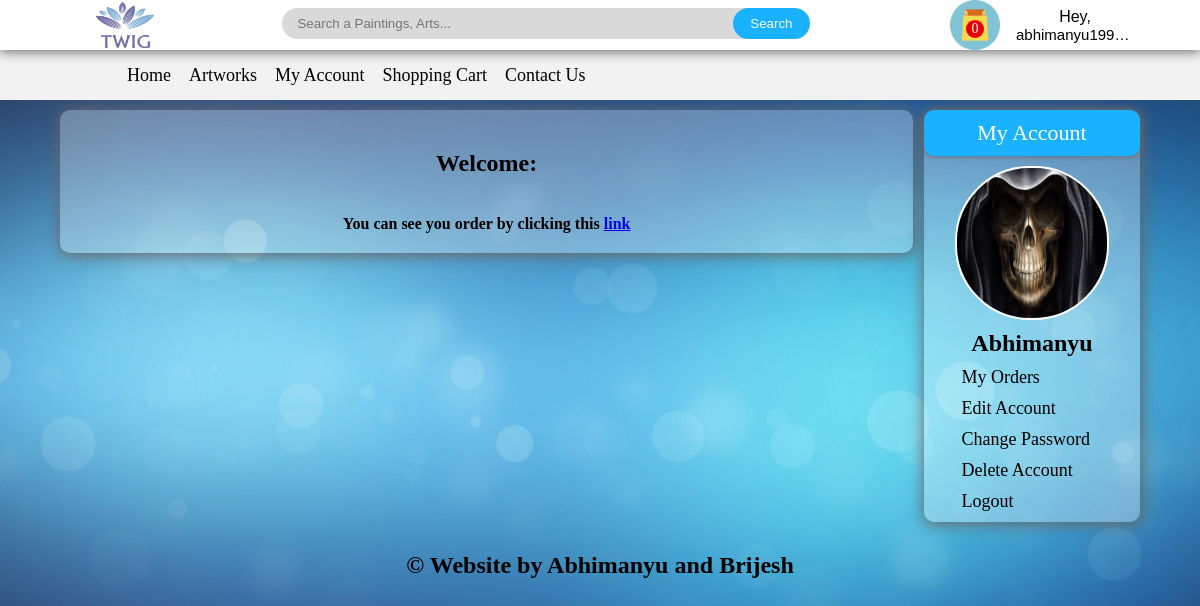
Screenshot of /ecommerce/customer/my_account.php (signed in) with the database file from the repository.
### tables this page shows
CREATE TABLE `customers` (
  `customer_id` int(10) NOT NULL,
  `customer_ip` varchar(255) NOT NULL,
  `customer_name` text NOT NULL,
  `customer_email` varchar(100) NOT NULL,
  `customer_pass` varchar(100) NOT NULL,
  `customer_country` text NOT NULL,
  `customer_city` text NOT NULL,
  `customer_contact` varchar(255) NOT NULL,
  `customer_image` text NOT NULL,
  `customer_address` text NOT NULL
);

### ecommerce/customer/my_account.php (the view, shortened to what this page needs)
<!DOCTYPE>
<?php
	include("../functions/functions.php");
?>
<html>
	<head>
		<link rel="stylesheet" href="styles/stylel.css" media="all" />
	</head>
	<body style="background-image: url('../images/bg.jpg');">
		<div class="top_wrapper">
			<div class="header_wrapper" align="center">
				<a href="../index.php" style="float:left;"> <img id="logo" src="../images/logo.png" /> </a>
				<div class="headerelements">
					<a href="../cart.php">
						<div id="cartbox" style="background-image:url('../images/cartimg.png');" >
							<div id="carttext">
							</div>
						</div>
					</a>
					<div id="signinbox" style="" >
						<div class="dropdown">
					<?php if(!isset($_SESSION['customer_email'])){
						echo "<button class='dropbtn'>Sign In</button>";
						}
						else{
							echo "<button class='dropbtn'>Hey, <span style=' overflow:hidden;text-overflow: ellipsis; font-size:15px;white-space:nowrap;display:block;'>".$_SESSION['customer_email']."</span></button>";
						}
					?>
						</div>
					</div>
				</div>
				<div id="form" align="center">
					<form method="get" action="results.php" enctype="multipart/form-data">
						<input type="text" name="user_query" placeholder="Search a Paintings, Arts..." onfocus="document.getElementsByClassName('main_wrapper')[0].style.opacity = '0.8';" onblur="document.getElementsByClassName('main_wrapper')[0].style.opacity = '1';" />
						<input type="submit" name="search" value="Search" />
					</form>
				</div>
			</div>
			<div class="menubar">
				<ul id="menu">
					<li><a href="../index.php">Home</a></li>
					<li><a href="../all_products.php">Artworks</a></li>
					<li><a href="my_account.php">My Account</a></li>
					<li><a href="../cart.php">Shopping Cart</a></li>
					<li><a href="../contact_us.php">Contact Us</a></li>
				</ul>
			</div>
		</div>
		<div class="main_wrapper">
			<div class="content_wrapper">
				<div id="content_area" >
				<?php
				$user = $_SESSION['customer_email'];
					$get_img = "select * from customers where customer_email='$user'";
					$run_img=mysqli_query($con,$get_img);
					$row_img = mysqli_fetch_array($run_img);
					$c_image = $row_img['customer_image'];
					$c_name = $row_img['customer_name'];
				?>
					<div id="products_box">
					<?php
					if(!isset($_GET['my_orders'])){
						if(!isset($_GET['edit_account'])){
							if(!isset($_GET['change_pass'])){
								if(!isset($_GET['delete_account'])){
									echo "<h2 style='padding:20px;'>Welcome: <?php echo $c_name; ?></h2><br><b>You can see you order by clicking this <a href='my_account.php?my_orders'>link</a></b>";
								}
							}
						}
					}
					?>
					</div>
				</div>
				<div id="sidebar">
					<div id="sidebar_title">My Account</div>
					<ul id="cats">
					<?php
					echo "<p style='text-align:center;'><img src='customer_images/$c_image' style='border:2px solid white;margin:10px auto;border-radius:75px;' width='150' height='150'></p>
					<h2 style='text-align:center;'>$c_name</h2>";
					?>
					<li><a href="my_account.php?my_orders">My Orders</a></li>
					<li><a href="my_account.php?edit_account">Edit Account</a></li>
					<li><a href="my_account.php?change_pass">Change Password</a></li>
					<li><a href="my_account.php?delete_account">Delete Account</a></li>
					<li><a href="../logout.php">Logout</a></li>
					</ul>
				</div>
			</div>
			<div id="footer" style="clear:both;margin-bottom:10px;">
			<h2 style="text-align:center;padding-top:10px;">&copy; Website by Abhimanyu and Brijesh	</h2>
			</div>
		</div>
	</body>
</html>

### ecommerce/customer/styles/stylel.css (style rules this page uses)
html, body, div, span, applet, object, iframe, h1, h2, h3, h4, h5, h6, p, blockquote, pre, a, abbr, acronym, address, big, cite, code, del, dfn, em, img, ins, kbd, q, s, samp, small, strike, strong, sub, sup, tt, var, b, u, i, center, dl, dt, dd, ol, ul, li, fieldset, form, label, legend, table, caption, tbody, tfoot, thead, tr, th, td, article, aside, canvas, details, embed, figure, figcaption, footer, header, hgroup, menu, nav, output, ruby, section, summary, time, mark, audio, video { margin: 0; padding: 0; border: 0; vertical-align: baseline; }
body { background: url(images/bg.jpg) no-repeat center center fixed; -webkit-background-size: cover; -moz-background-size: cover; -o-background-size: cover; background-size: cover; min-width:840px; background-attachment: fixed; }
.main_wrapper { width:90%; height:auto; margin:10px auto; }
.top_wrapper { width:100%; height:auto; margin:auto; }
.header_wrapper { width:100%; min-width:840px; height:50px; margin:auto; background:white; position:fixed; z-index:1000; box-shadow: 0px 3px 10px grey; }
#logo { margin:2px; margin-left:80px; width:90px; height:46px; }
.content_wrapper { margin:auto; }
#content_area { width:79%; float:left; margin:0 auto; margin-bottom:20px; background:rgba(255,255,255,0.3); box-shadow: 1px 1px 15px 1px #666666; border-radius:10px; }
.menubar { width:100%; height:50px; background:#f2f2f2; margin:auto; position:relative; padding-top:50px; text-align: justify; -ms-text-justify: distribute-all-lines; text-justify: distribute-all-lines; clear: both }
#menu { margin: 0 10%; line-height:50px; text-align: justify; -ms-text-justify: distribute-all-lines; text-justify: distribute-all-lines; }
#menu li { list-style:none; display:block; display: inline-block; vertical-align: top; }
#menu a { border-radius: 30px; text-decoration:none; padding:7px; margin:auto; font-size:18px; font-family:"playfair display",serif; color:black; }
#form { margin:auto; padding-right:8px; line-height:45px; }
#sidebar { width:20%; float:right; background:rgba(255,255,255,0.3); box-shadow: 1px 1px 15px 1px #666666; border-radius:10px; margin-bottom:20px; }
#sidebar_title { border-radius:10px; background:#1ab2ff; color:white; font-size:22px; font-family:"playfair display", serif; padding:10px; text-align:center; box-shadow: 0 0 5px 1px rgba(102,102,102,0.8); }
#cats li { list-style:none; margin:10px; margin-left:15%; }
#cats a { text-decoration:none; color:black; font-size:18px; font-family:"playfair display",serif; padding:5px; }
#products_box { width:90%; margin: 20px auto; text-align: center; clear: both }
#footer { margin-bottom:20px; height:60px; width:100%; clear:both; }
input[name=user_query] { border-radius:25px; width:40%; padding:8px 15px; background:rgb(217, 217, 217); border:0px solid #dbdbdb; }
input[name=search] { border-radius:25px; position:relative; padding:6px 15px; left:-30px; border:2px solid #1ab2ff; background-color:#1ab2ff; color:#fafafa; }
.headerelements { width:200px; float:right; height:100%; margin-right:50px; }
#cartbox { width:50px; height:50px; background-size: 50px 50px; background-repeat: no-repeat; float:left; }
#carttext { font-family:COMIC SANS MS; width:18px; height:18px; font-size:14px; background-color: #e60000; border-radius: 15px; margin-top:20px; color:white; vertical-align:middle; line-height:18px; }
#signinbox { width:150px; height:50px; float:right; }
.dropbtn { vertical-align:middle; width:130px; height:50px; background-color: white; color: black; font-size: 16px; border: none; cursor: default; border-radius:10px 10px 0 0; display: block; }
.dropdown { position: relative; display: inline-block; }

### rows the page displays
customers: customer_image (picture), customer_name "Abhimanyu"

### other values shown
$count_items "0"
$_SESSION['customer_email'] "abhimanyu199…"
